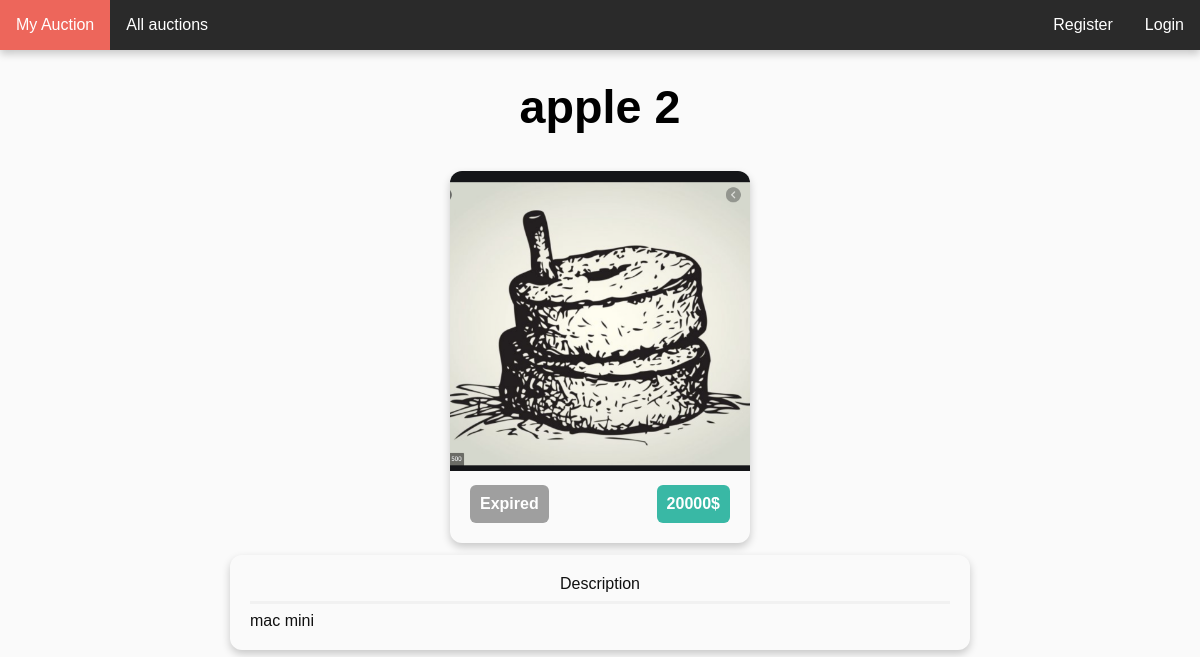
The page /auctions/62/ on the database its author committed.
### auctions/models.py (models this page shows, shortened)
class Auction(models.Model):
    author = models.ForeignKey(User, on_delete=models.CASCADE)
    title = models.CharField(max_length=300)
    desc = models.CharField(max_length=2000, blank=True)
    image = models.ImageField(upload_to='auction_images/', blank=True, default = 'auction_images/default/default.svg')
    min_value = models.IntegerField()
    date_added = models.DateTimeField()
    is_active = models.BooleanField(default=True)
    winner = models.ForeignKey(User, on_delete=models.SET("(deleted)"),
                               blank=True,
                               null=True,
                               related_name="auction_winner",
                               related_query_name="auction_winner")
    final_value = models.IntegerField(blank=True, null=True)
    def resolve(self):
        if self.is_active:
            if self.has_expired():
                highest_bid = Bid.objects.filter(auction=self).order_by('-amount').order_by('date').first()
                if highest_bid:
                    self.winner = highest_bid.bidder
                    self.final_value = highest_bid.amount
                self.is_active = False
                self.save()

### auctions/views.py (the view, shortened to what this page needs)
# urls.py: path('<int:auction_id>/', views.detail, name='detail'),
def detail(request, auction_id):
    auction = get_object_or_404(Auction, pk=auction_id)
    auction.resolve()
    already_bid = False
    return render(request, 'auctions/detail.html', {'auction': auction, 'already_bid': already_bid})

### auctions/templates/auctions/detail.html (shortened to what this page needs)
{% extends "base.html" %}
{% block content %}
<h1> {{ auction.title }} </h1>
<div class="wrapper">
    <span class="auction-card">
        <span><img class="auction_image_index" src="{{ auction.image.url }}"></span>
            {% if auction.is_active %}
                {% if auction.remaining_minutes < 2 %}
                    <div class="auction-card-urgent">Less than {{ auction.remaining_minutes }}m</div>
                {% else %}
                    <div class="auction-card-active">Less than {{ auction.remaining_minutes }}m</div>
                {% endif %}
            {% else %}
            <div class="auction-card-inactive">Expired</div>
            {% endif %}
            <div class="auction-card-value">{{ auction.min_value }}$</div>
        </div>
</div>
{% if auction.desc %}
<div class="wrapper">
    <div class="desc_box">
    <div class="desc_box_title">Description</div>
    <hr>
    {{ auction.desc }}
    </div>
</div>
{% endif %}
{% endblock %}

### static/css/style.css (style rules this page uses)
:root { --background: #FFFFFF; --color0: #F1F1F1; --color1: #ED665B; --color2: #39B8A5; --color3: #F98F3D; --color4: #1972E7; --color5: #AE5BF6; --color6: #4DCCE5; --color7: #101010; --color8: #9F9F9F; --color9: #ED3D2E; --color10: #16B8A0; --color11: #F97916; --color12: #0868E7; --color13: #9422F6; --color14: #10C2E5; --color15: #656565; --main-bg: #FAFAFA; --navbar-bg: #2A2A2A; --light-green: #C8F9E3; --navbar-bg-hover: #3A3A3A; --shadow: 0 4px 8px 0 rgba(0,0,0,0.2); --strong-shadow: 0 4px 8px 0 rgba(0,0,0,0.5); }
body { background: var(--main-bg); }
* { font-family: sans-serif !important; }
hr { border: 0; height: 3px; background: var(--color0); }
h1 { text-align: center; font-size: 35pt; }
.desc_box { box-shadow: var(--shadow); display: inline-block; float: center; border-radius: 12px; padding: 20px; margin: 6px; width: 700px; text-decoration: none; color: var(--color7); overflow-wrap: break-word; text-align: left; }
.desc_box_title { text-align: center; }
.wrapper { margin: 0 auto; text-align: center; }
.auction_image_index { margin-top: -20px; margin-left: -20px; margin-right: -20px; border-top-left-radius: 12px; border-top-right-radius: 12px; width:300px; height:300px; object-fit: cover; margin-bottom: 10px; }
.auction-card { box-shadow: var(--shadow); display: inline-block; flex: 1 0 21%; border-radius: 12px; padding: 20px; margin: 6px; width: 260px; text-decoration: none; color: var(--color7); }
.auction-card-value { font-weight: bold; color: var(--background); background: var(--color2); padding: 10px; border-radius: 6px; float: right; }
.auction-card-inactive { font-weight: bold; color: var(--background); background: var(--color8); padding: 10px; border-radius: 6px; float: left; }

### rows shown on the page
Auction: title "apple 2", image (picture), min_value "20000", desc "mac mini"
